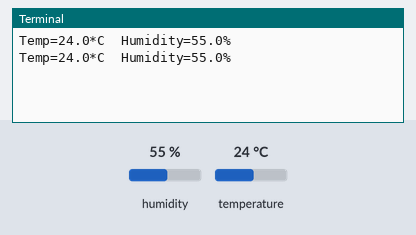
The program below on a simulated Raspberry Pi (BCM pin numbers). Shown: the last lines printed to the terminal. The inputs (shaded band) are chosen by the test bench; at power-on: humidity 55 %, temperature 24 °C.

Above: at 1.2 s.
1.3 s: humidity set to 22 %
At 1.9 s:
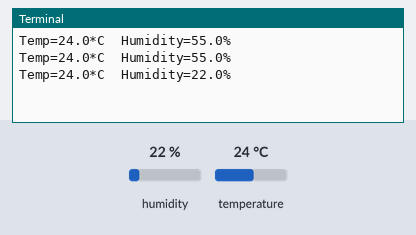
2.8 s: temperature set to 12 °C
At 3.5 s:
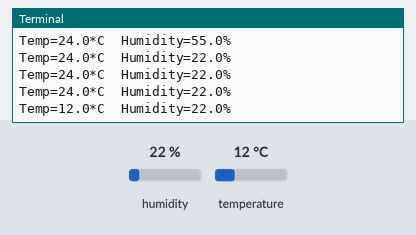
4.3 s: humidity set to 40 %
At 4.3 s:
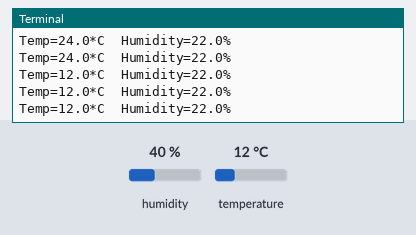
Timing chart, 0 to 7.3 s (numbered marks = the images above; inputs shaded):
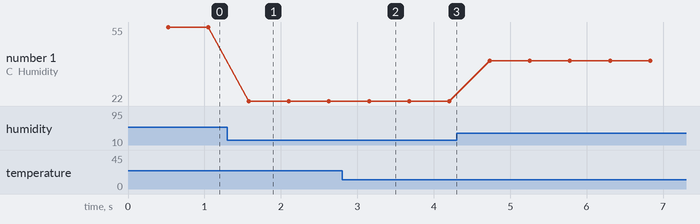

The program:

testtemp.py
```python
import Adafruit_DHT

DHT_SENSOR = Adafruit_DHT.DHT22
DHT_PIN = 22

while True:
    humidity, temperature = Adafruit_DHT.read_retry(DHT_SENSOR, DHT_PIN)

    if humidity is not None and temperature is not None:
        print("Temp={0:0.1f}*C  Humidity={1:0.1f}%".format(temperature, humidity))
    else:
        print("Failed to retrieve data from humidity sensor")
```

Measured:
- after the input at 1.3 s, the terminal: prints a new line after 0.28 s (image 1)
- after the input at 2.8 s, the terminal: prints a new line after 0.35 s (image 2)
- plotted number 1: 55 → 22 after the input at 1.3 s, 22 → 40 after the input at 4.3 s
